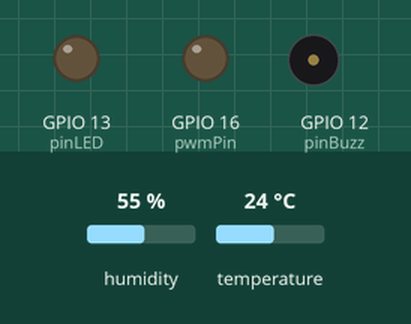
The program below on a simulated ESP32. Parts: output pins drawn as LEDs (lit = HIGH), buzzer (waves = sounding, pin HIGH). The test bench sets the inputs (shaded band); at power-on: humidity 55 %, temperature 24 °C. Web services answer with replies made up by the test bench; what the program prints to the serial monitor is not drawn.

Above: at 0.1 s.
At 20.1 s:
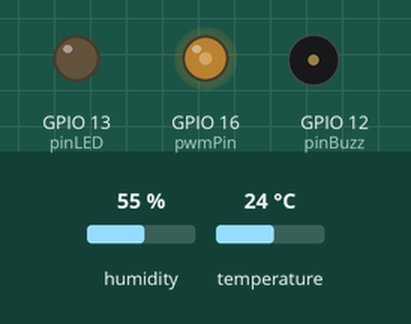
Timing chart, 0 to 21.6 s (numbered marks = the images above):
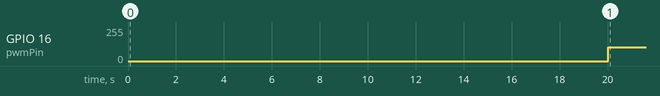

The program:

main.cpp
```cpp
#include <Arduino.h>
#include <WiFi.h>
#include <HTTPClient.h>
#include <Wire.h>
#include <Adafruit_BME280.h>

Adafruit_BME280 bme;
const char* ssid = "DGDA";
const char* password = "davidgrace";
String apiKey = "R8B2CRWKUQ6SCM9V"; // GANTI dengan API Key kalian
const int pinLED = 13;
const int pinBuzz = 12;
const int pwmPin = 16;
const int freq = 5000;
const int pwmChannel = 0;
const int resolution = 8;

const unsigned long intervalThingspeak = 20000;
unsigned long lastSend = 0;
void kirimThingspeak(float suhu, float kelembapan) {
HTTPClient http;
String url = "http://api.thingspeak.com/update?api_key=" + apiKey +
"&field1=" + String(suhu) +
"&field2=" + String(kelembapan);
http.begin(url);
int httpCode = http.GET();
String respon = http.getString();
http.end();
if (httpCode == 200 && respon != "0") {
Serial.println(">> ThingSpeak terkirim, entry ke-" + respon);
} else {
Serial.println(">> ThingSpeak GAGAL (kode " + String(httpCode) + ")");
}
}
void setup() {
Serial.begin(115200);
pinMode(pinLED, OUTPUT);
pinMode(pinBuzz, OUTPUT);
digitalWrite(pinLED, LOW);
digitalWrite(pinBuzz, LOW);
Wire.begin(25, 26);
bme.begin(0x76);
ledcSetup(pwmChannel, freq, resolution);
ledcAttachPin(pwmPin, pwmChannel);

}
void loop() {
if (millis() - lastSend >= intervalThingspeak) {
lastSend = millis();
float suhu = bme.readTemperature();
float kelembapan = bme.readHumidity();
int pwmValue = map(suhu, 20, 30, 0, 255);
ledcWrite(pwmChannel, pwmValue);
kirimThingspeak(suhu, kelembapan);
}
delay(50);
}
```

Measured:
- by itself, GPIO 16 (pwmPin): 0/255 → 102/255 at 20.0 s
